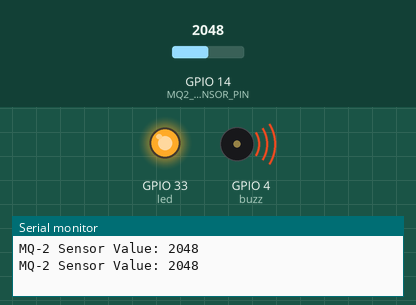
The sketch below on a simulated ESP32. Parts: output pins drawn as LEDs (lit = HIGH), buzzer (waves = sounding, pin HIGH), the last lines printed to the serial monitor. The inputs (shaded band) are chosen by the test bench; at power-on: GPIO 14 (MQ2_SENSOR_PIN) = 2048.

Above: at 6.4 s.
6.5 s: GPIO 14 (MQ2_SENSOR_PIN) set to 1537
8.2 s: GPIO 14 (MQ2_SENSOR_PIN) set to 1441
At 9.3 s:
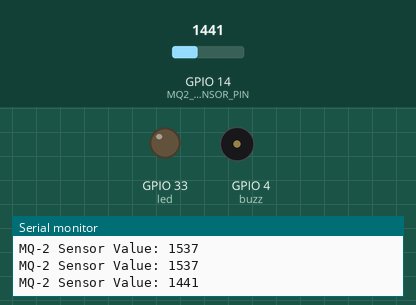
10.5 s: GPIO 14 (MQ2_SENSOR_PIN) set to 1540
At 15.4 s:
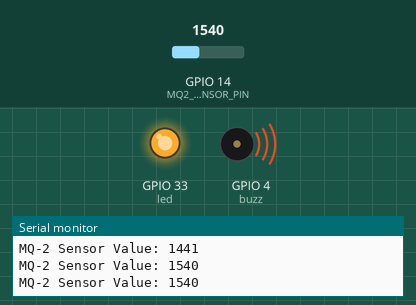
Timing chart, 0 to 16.9 s (numbered marks = the images above; inputs shaded):
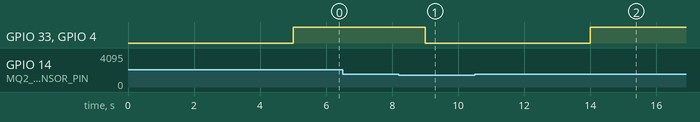

The sketch:

notify_iot.ino
```cpp
#define MQ2_SENSOR_PIN 14 // MQ2 sensor pin
#define buzz 4             // Buzzer pin
#define led 33             // LED pin

void setup() {
  // Start the serial communication
  Serial.begin(9600);

  // Initialize pins
  pinMode(MQ2_SENSOR_PIN, INPUT);
  pinMode(buzz, OUTPUT);
  pinMode(led, OUTPUT);

  // Wait for serial monitor to open
  delay(2000);
}

void loop() {
  static unsigned long previousMillis = 0;  // To track time
  unsigned long currentMillis = millis();  // Current time
  static unsigned long delayTime = 5000;   // Default delay (5 seconds)

  // Check if it's time to read the sensor
  if (currentMillis - previousMillis >= delayTime) {
    previousMillis = currentMillis;

    // Read the analog value from the MQ-2 sensor
    int sensorValue = analogRead(MQ2_SENSOR_PIN);

    // Print the sensor value to the Serial Monitor
    Serial.print("MQ-2 Sensor Value: ");
    Serial.println(sensorValue);

    // Control the buzzer and LED based on the sensor value
    if (sensorValue > 1500) {
      digitalWrite(led, HIGH);
      digitalWrite(buzz, HIGH);
      delayTime = 1000;  // Smoke detected, read every 1 second
    } else {
      digitalWrite(led, LOW);
      digitalWrite(buzz, LOW);
      delayTime = 5000;  // No smoke, read every 5 seconds
    }
  }
}
```

Measured:
- the behaviour switches between 1501 and 1500 on GPIO 14 (MQ2_SENSOR_PIN) (found by bisection; images 0 and 1)
- after the input at 8.2 s, GPIO 33 (led), GPIO 4 (buzz): HIGH → LOW after 0.80 s
- after the input at 10.5 s, GPIO 33 (led), GPIO 4 (buzz): LOW → HIGH after 3.5 s
